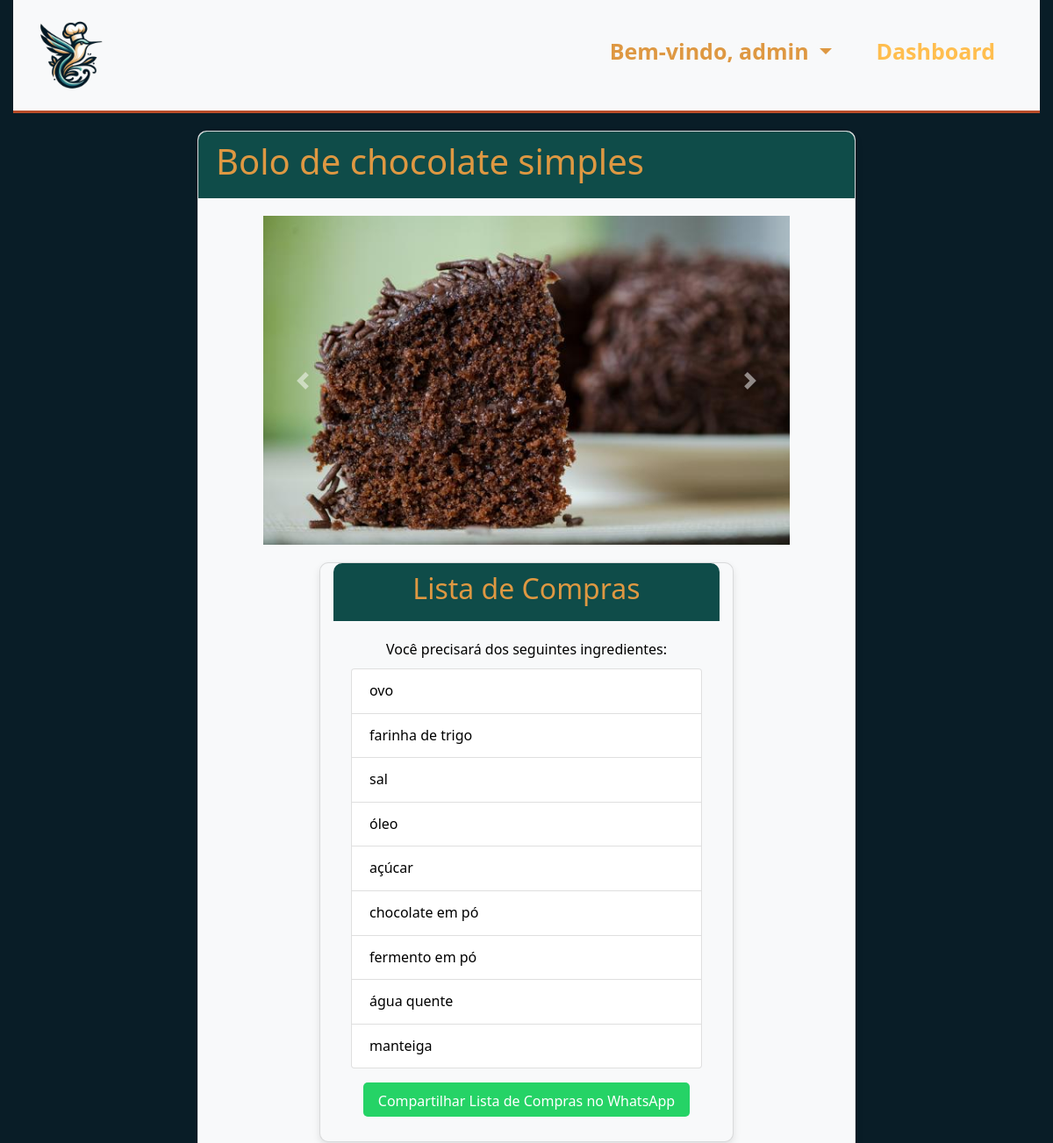
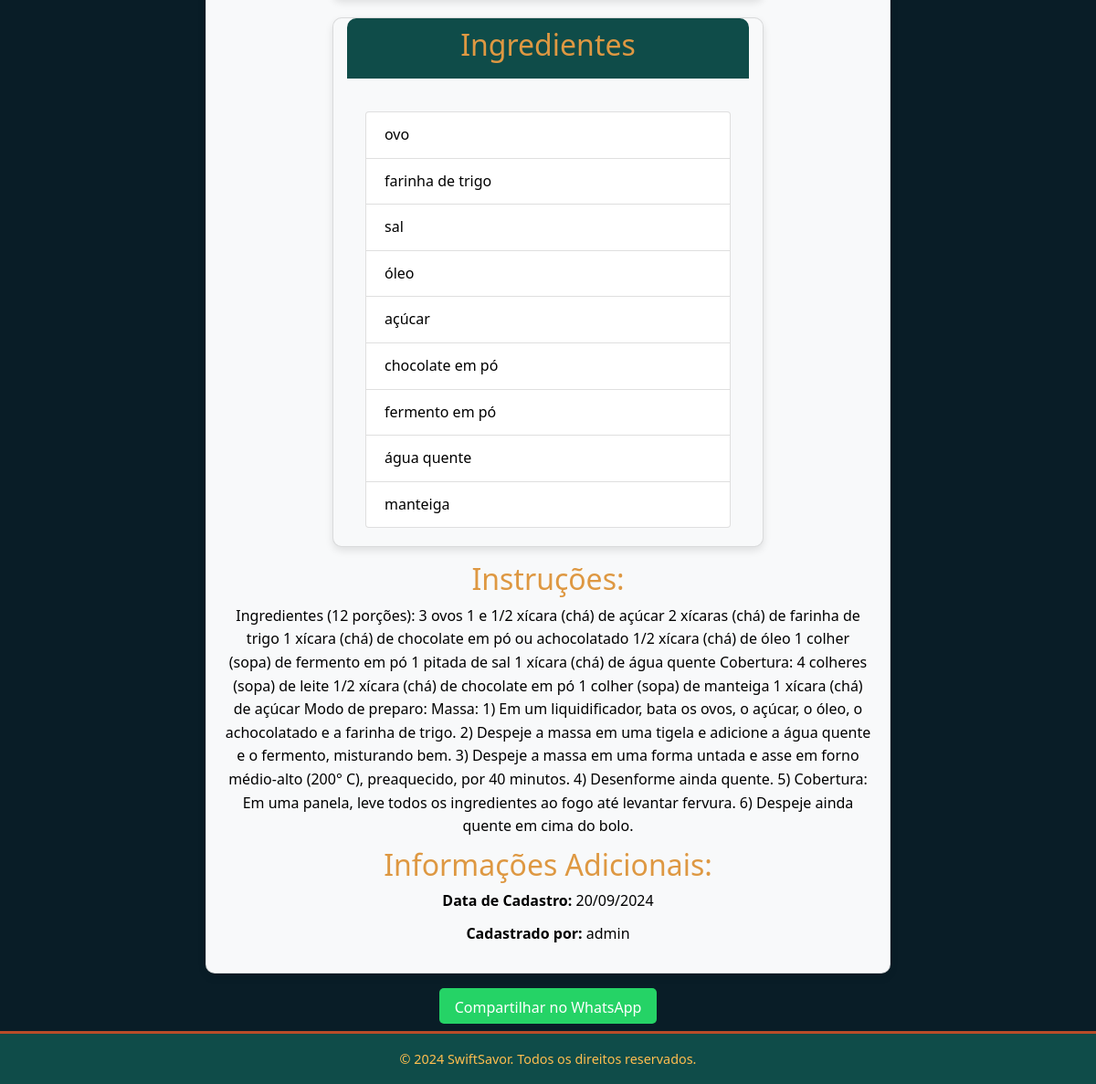
The app's page /recipes/26/ (signed in) with its own data (2 pictures, top to bottom).
### recipes/models.py (models this page shows, shortened)
class Receita(models.Model):
    nome = models.CharField(max_length=200)
    ingredientes = models.ManyToManyField(Ingrediente)
    instruções = models.TextField()
    usuario = models.ForeignKey(User, on_delete=models.SET_NULL, null=True, blank=True)
    data_cadastro = models.DateField(auto_now_add=False, default=timezone.now)
    aprovada = models.BooleanField(default=False)

class ImagemReceita(models.Model):
    receita = models.ForeignKey(Receita, related_name='imagens_receita', on_delete=models.CASCADE)
    imagem = models.ImageField(upload_to='receitas/', null=True, blank=True)
    url = models.URLField(blank=True, null=True)

### ingredients/models.py (models this page shows, shortened)
class Ingrediente(models.Model):
    nome = models.CharField(max_length=200)
    user = models.ForeignKey(settings.AUTH_USER_MODEL, on_delete=models.CASCADE, null=True)

### recipes/views.py (the view)
# urls.py: path('<int:receita_id>/', views.detalhes_receita, name='detalhes_receita'),
@login_required
def detalhes_receita(request, receita_id):
    receita = get_object_or_404(Receita, pk=receita_id)
    ingredientes_usuario_ids = UsuarioIngrediente.objects.filter(
        usuario=request.user
    ).values_list('ingrediente_id', flat=True)
    ingredientes_faltando = receita.ingredientes.exclude(id__in=ingredientes_usuario_ids)
    return render(request, 'recipes/detalhes_receita.html', {'receita': receita, 'ingredientes_faltando': ingredientes_faltando})

### recipes/templates/recipes/detalhes_receita.html (shortened to what this page needs)
{% extends 'main/base.html' %}
{% block content %}
<div class="container-fluid detalhes-receita">
    <div class="row justify-content-center">
        <div class="col-lg-8">
            <div class="card">
                <div class="card-header detalhes-receita-header">
                    <h1>{{ receita.nome }}</h1>
                </div>
                <div class="card-body detalhes-receita-body">
                    <div id="carouselReceita" class="carousel slide custom-carousel mb-3" data-ride="carousel" data-interval="false">
                        <div class="carousel-inner">
                            {% for imagem in receita.imagens_receita.all %}
                                <div class="carousel-item {% if forloop.first %}active{% endif %}">
                                    {% if imagem.imagem %}
                                        <img src="{{ imagem.imagem.url }}" class="d-block w-100" alt="{{ receita.nome }}">
                                    {% elif imagem.url %}
                                        <img src="{{ imagem.url }}" class="d-block w-100" alt="{{ receita.nome }}">
                                    {% else %}
                                        <p>Nenhuma imagem disponível.</p>
                                    {% endif %}
                                </div>
                            {% endfor %}
                        </div>
                        <a class="carousel-control-prev" href="#carouselReceita" role="button" data-slide="prev">
                            <span class="carousel-control-prev-icon" aria-hidden="true"></span>
                        </a>
                        <a class="carousel-control-next" href="#carouselReceita" role="button" data-slide="next">
                            <span class="carousel-control-next-icon" aria-hidden="true"></span>
                        </a>
                    </div>
                    <div class="card mb-3 detalhes-receita-card col-md-8 mx-auto">
                        <div class="card-header detalhes-receita-card-header w-100">
                            <h2>Lista de Compras</h2>
                        </div>
                        <div class="card-body detalhes-receita-card-body">
                            <div class="detalhes-receita-compras">
                                {% if ingredientes_faltando %}
                                    <p class="mb-0">Você precisará dos seguintes ingredientes:</p>
                                    <ul class="list-group mt-2">
                                        {% for ingrediente in ingredientes_faltando %}
                                            <li class="list-group-item detalhes-receita-item">{{ ingrediente.nome }}</li>
                                        {% endfor %}
                                    </ul>
                                    <div class="text-center mt-3">
                                        <a href="https://api.whatsapp.com/send?text=Para%20preparar%20a%20receita%20{{ receita.nome }},%20você%20precisa%20dos%20seguintes%20ingredientes:%0A{% for ingrediente in ingredientes_faltando %}{{ ingrediente.nome }}%0A{% endfor %}" class="btn btn-whatsapp">
                                            Compartilhar Lista de Compras no WhatsApp
                                        </a>
                                    </div>
                                {% else %}
                                    <p>Você tem todos os ingredientes para fazer esta receita!</p>
                                {% endif %}
                            </div>
                        </div>
                    </div>
                    <div class="card mb-3 detalhes-receita-card col-md-8 mx-auto">
                        <div class="card-header detalhes-receita-card-header">
                            <h2>Ingredientes</h2>
                        </div>
                        <div class="card-body detalhes-receita-card-body">
                            <ul class="detalhes-receita-ingredientes list-group mt-3">
                                {% for ingrediente in receita.ingredientes.all %}
                                    <li class="detalhes-receita-item list-group-item">{{ ingrediente.nome }}</li>
                                {% endfor %}
                            </ul>
                        </div>
                    </div>
                    <h2>Instruções:</h2>
                    <p class="detalhes-receita-instrucoes">{{ receita.instruções }}</p>
                    <h2>Informações Adicionais:</h2>
                    <p class="detalhes-receita-info"><strong>Data de Cadastro:</strong> {{ receita.data_cadastro|date:"d/m/Y" }}</p>
                    {% if receita.usuario %}
                        <p class="detalhes-receita-info"><strong>Cadastrado por:</strong> {{ receita.usuario.username }}</p>
                    {% else %}
                        <p class="detalhes-receita-info"><strong>Cadastrado por:</strong> Usuário desconhecido</p>
                    {% endif %}
                </div>
            </div>
        </div>
    </div>
</div>
<div class="text-center mt-3 detalhes-receita-whatsapp">
    <a href="https://api.whatsapp.com/send?text=Confira+a+receita:+{{ receita.nome }}+{{ request.build_absolute_uri }}" class="btn btn-whatsapp">
        Compartilhar no WhatsApp
    </a>
</div>
{% endblock %}

### main/templates/main/base.html (shortened to what this page needs)
{% load static %}
<!DOCTYPE html>
<html lang="pt-BR">
<head>
    <link rel="stylesheet" href="https://stackpath.bootstrapcdn.com/bootstrap/4.3.1/css/bootstrap.min.css">
    <link rel="stylesheet" href="{% static 'main/css/styles.css' %}">
    <link rel="stylesheet" href="https://cdnjs.cloudflare.com/ajax/libs/font-awesome/5.15.3/css/all.min.css">
    <link rel="stylesheet" href="https://cdnjs.cloudflare.com/ajax/libs/font-awesome/6.0.0/css/all.min.css" />
</head>
<body>
    <div class="container-fluid">
        <nav class="navbar navbar-expand-lg navbar-light bg-light">
            <a href="{% url 'index' %}" class="navbar-brand">
                <img src="{% static 'main/logo.png' %}" alt="SwiftSavor Logo" height="100">
            </a>
            <div class="collapse navbar-collapse justify-content-end" id="navbarNav">
                <ul class="navbar-nav">
                    {% if user.is_authenticated %}
                        <li class="nav-item dropdown">
                            <a class="nav-link dropdown-toggle px3" href="#" id="navbarDropdownUsuario" role="button" data-toggle="dropdown" aria-haspopup="true" aria-expanded="false">
                                Bem-vindo, {{ user.username }}
                            </a>
                        </li>
                        {% if user.is_staff %}
                            <li class="nav-item">
                                <a class="nav-link px3" href="{% url 'admin_dashboard' %}">Dashboard</a>
                            </li>
                        {% endif %}
                    {% endif %}
                </ul>
            </div>
        </nav>
        {% block content %}{% endblock %}
    </div>
    <footer class="footer mt-auto py-3">
        <div class="container-fluid">
            <p class="mb-0 w-100 text-center">&copy; 2024 SwiftSavor. Todos os direitos reservados.</p>
        </div>
    </footer>
</body>
</html>

### main/static/main/css/styles.css (style rules this page uses)
* { margin: 0; padding: 0; box-sizing: border-box; }
body { background-color: #091d27; color: #ffffff; font-family: 'Segoe UI', Tahoma, Geneva, Verdana, sans-serif; font-size: 1rem; line-height: 1.6; min-height: 100vh; display: flex; flex-direction: column; }
a { color: #409094; text-decoration: none; }
.footer { background-color: #0f4c49; color: #ffbe4f; padding: 10px 0; text-align: center; border-top: 3px solid #b84c29; font-size: 0.9rem; }
.navbar { background-color: #409094; border-bottom: 3px solid #b84c29; min-height: 80px; width: 100%; display: flex; justify-content: space-between; align-items: center; }
.navbar .navbar-brand, .navbar .nav-link, .navbar .dropdown-item, .navbar .nav-item.dropdown > .nav-link { color: #de9842; transition: color 0.3s ease-in-out; }
.navbar-nav { align-items: center; display: flex; line-height: 20px; margin-top: auto; margin-bottom: auto; flex-wrap: wrap; }
.navbar-nav > .nav-item { margin-right: 20px; margin-bottom: 10px; }
.navbar .nav-link.px3 { color: #ffbe4f; font-weight: bold; font-size: 25px; text-decoration: none; padding: 0 15px; transition: color 0.3s ease-in-out; }
h1, h2, h3, h4, h5, h6 { color: #de9842; line-height: 1.2; }
.btn { font-size: 1rem; padding: 0.5rem 1rem; height: 2.4rem; text-align: center; display: flex; justify-content: center; align-items: center; margin-bottom: 0.5rem; }
.detalhes-receita .card { background-color: #f8f9fa; border-radius: 10px; box-shadow: 0 4px 8px rgba(0, 0, 0, 0.1); margin-top: 20px; }
.detalhes-receita .card-header { background-color: #0f4c49; color: #ffbe4f; border-bottom: none; border-top-left-radius: 10px; border-top-right-radius: 10px; padding: 10px 20px; }
.detalhes-receita .card-body { color: #000; text-align: center; padding: 20px; }
.detalhes-receita .card-body ul { list-style: none; }
.detalhes-receita .card-body p { color: #000; margin-bottom: 10px; }
.detalhes-receita .custom-carousel { max-width: 600px; margin: 0 auto; }
.detalhes-receita .carousel-inner img { max-width: 100%; height: auto; }
.btn-whatsapp { background-color: #25d366; color: #fff; padding: 8px 16px; border-radius: 5px; text-decoration: none; transition: background-color 0.3s; display: inline-block; width: auto; }
.list-group-item { display: flex; justify-content: space-between; align-items: center; }

### records on screen
Receita: nome "Bolo de chocolate simples", instruções "Ingredientes (12 porções): 3 ovos 1 e 1/2 xícara (chá) de açúcar 2 xícaras (chá) de farinha de trigo 1 xícara (chá) de chocolate em pó ou achocolatado 1/2 xícara (chá) de óleo 1 colher (sopa) de fermento em pó 1 pitada de sal 1 xícara (chá) de água quente Cobertura: 4 colheres (sopa) de leite 1/2 xícara (chá) de chocolate em pó 1 colher (sopa) de manteiga 1 xícara (chá) de açúcar Modo de preparo: Massa: 1) Em um liquidificador, bata os ovos, o açúcar, o óleo, o achocolatado e a farinha de trigo. 2) Despeje a massa em uma tigela e adicione a água quente e o fermento, misturando bem. 3) Despeje a massa em uma forma untada e asse em forno médio-alto (200° C), preaquecido, por 40 minutos. 4)…", data_cadastro "20/09/2024", usuario.username "admin"
ImagemReceita: imagem (picture)
Ingrediente: nome "ovo"
Ingrediente: nome "farinha de trigo"
Ingrediente: nome "sal"
Ingrediente: nome "óleo"
Ingrediente: nome "açúcar"
Ingrediente: nome "chocolate em pó"
Ingrediente: nome "fermento em pó"
Ingrediente: nome "água quente"
Ingrediente: nome "manteiga"

### other values on screen
{{ user.username }} "admin"
